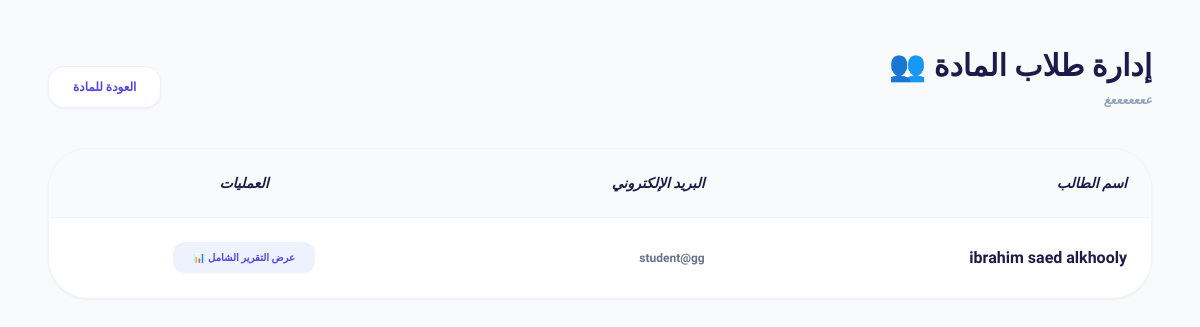
The app's page /dashboard/manage_students.php?course_id=4 (signed in) with its own data.
### tables this page shows
CREATE TABLE `courses` (
  `id` int(11) NOT NULL,
  `course_name` varchar(150) NOT NULL,
  `course_code` varchar(20) NOT NULL,
  `teacher_id` int(11) DEFAULT NULL,
  `created_at` timestamp NOT NULL DEFAULT current_timestamp()
);

CREATE TABLE `users` (
  `id` int(11) NOT NULL,
  `full_name` varchar(100) NOT NULL,
  `email` varchar(100) NOT NULL,
  `password` varchar(255) NOT NULL,
  `role` enum('teacher','student') DEFAULT 'student',
  `total_points` int(11) DEFAULT 0,
  `created_at` timestamp NOT NULL DEFAULT current_timestamp()
);

### dashboard/manage_students.php (the view, shortened to what this page needs)
<?php
require_once '../config/db.php';
$course_id = $_GET['course_id'] ?? null;
$course_stmt = $pdo->prepare("SELECT course_name FROM courses WHERE id = ?");
$course_stmt->execute([$course_id]);
$course = $course_stmt->fetch();
$stmt = $pdo->prepare("
    SELECT DISTINCT u.id, u.full_name, u.email
    FROM users u
    JOIN course_tokens ct ON u.id = ct.used_by_student_id
    WHERE ct.course_id = ? AND ct.is_used = 1 AND u.role = 'student'
");
$stmt->execute([$course_id]);
$students = $stmt->fetchAll();
?>
<!DOCTYPE html>
<html lang="ar" dir="rtl">
<head>
    <script src="https://cdn.tailwindcss.com"></script>
</head>
<body class="bg-slate-50 p-6 md:p-12 text-right">
<div class="max-w-6xl mx-auto">
    <div class="mb-10 flex justify-between items-end">
        <div class="text-right">
            <h1 class="text-3xl font-black text-indigo-950">إدارة طلاب المادة 👥</h1>
            <p class="text-slate-400 font-bold text-xs mt-2 italic"><?= htmlspecialchars($course['course_name'] ?? '') ?></p>
        </div>
        <a href="view_course.php?id=<?= $course_id ?>" class="bg-white text-indigo-600 px-6 py-3 rounded-2xl text-xs font-black border border-indigo-50 shadow-sm hover:bg-indigo-600 hover:text-white transition-all">العودة للمادة</a>
    </div>
    <div class="bg-white rounded-[2.5rem] shadow-sm border border-slate-100 overflow-hidden">
        <table class="w-full text-right border-collapse">
            <thead>
                <tr class="bg-slate-50 border-b border-slate-100">
                    <th class="p-6 font-black text-indigo-950 text-sm italic">اسم الطالب</th>
                    <th class="p-6 font-black text-indigo-950 text-sm italic">البريد الإلكتروني</th>
                    <th class="p-6 font-black text-indigo-950 text-sm italic text-center">العمليات</th>
                </tr>
            </thead>
            <tbody>
                <?php if(count($students) > 0): ?>
                    <?php foreach($students as $st): ?>
                        <tr class="border-b border-slate-50 hover:bg-slate-50/50 transition-all">
                            <td class="p-6 font-bold text-indigo-950"><?= htmlspecialchars($st['full_name']) ?></td>
                            <td class="p-6 text-xs text-slate-500 font-bold"><?= htmlspecialchars($st['email']) ?></td>
                            <td class="p-6 text-center">
                                <a href="student_report.php?student_id=<?= $st['id'] ?>&course_id=<?= $course_id ?>"
                                   class="inline-block bg-indigo-50 text-indigo-600 px-5 py-2 rounded-xl text-[10px] font-black hover:bg-indigo-600 hover:text-white transition-all">
                                    عرض التقرير الشامل 📊
                                </a>
                            </td>
                        </tr>
                    <?php endforeach; ?>
                <?php else: ?>
                    <tr><td colspan="3" class="p-20 text-center text-slate-300 font-bold italic">لا يوجد طلاب مفعلين للأكواد.</td></tr>
                <?php endif; ?>
            </tbody>
        </table>
    </div>
</div>
</body>
</html>

### dashboard/manage_students.php (style rules this page uses)
body { font-family: 'Almarai', sans-serif; }

### records on screen
courses: course_name "عععععععغ"
users: full_name "ibrahim saed alkhooly", email "student@gg"
